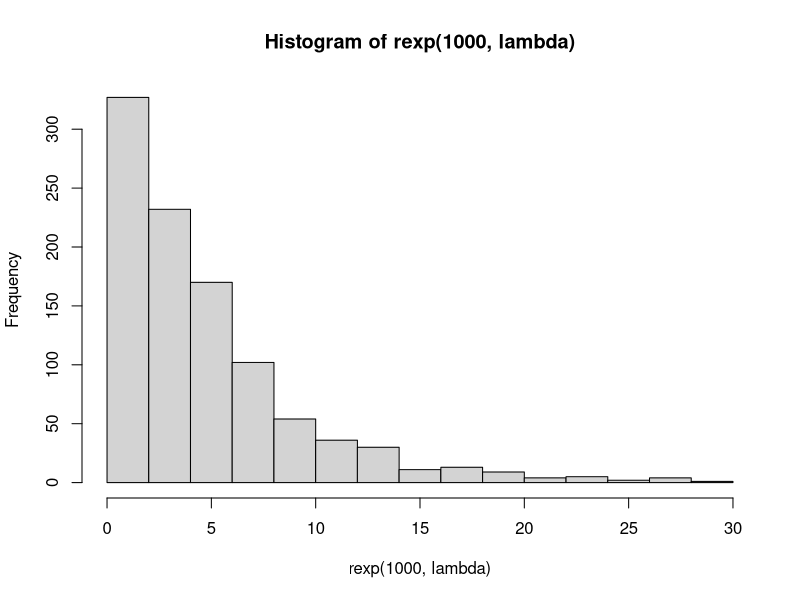
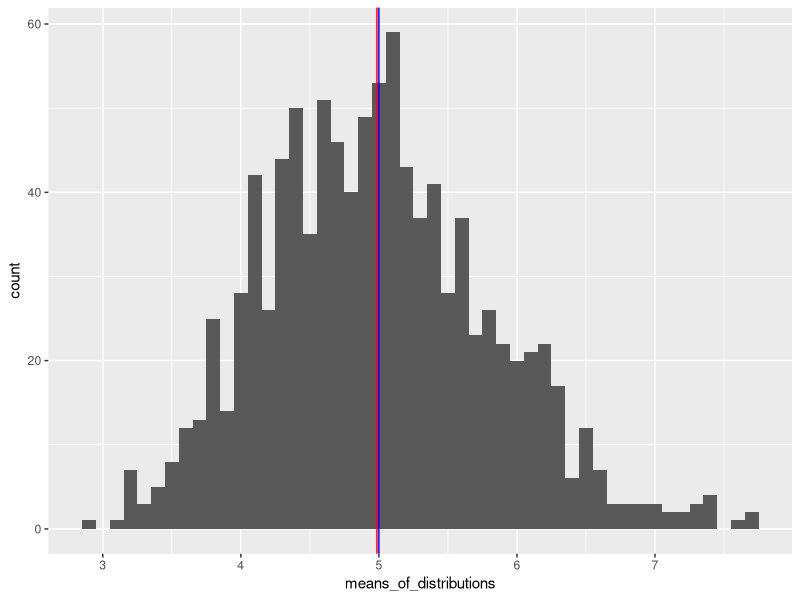

The R source for these figures, in order:
## ---- chunk 1
knitr::opts_chunk$set(echo = TRUE)
## ---- chunk 2
lambda <- 0.2
n <- 1000
hist(rexp(1000, lambda))
## ---- chunk 3
lambda <- 0.2
no_of_simulations <- 1000
no_of_exponentials <- 40
distribution_matrix <- matrix(rexp(no_of_simulations * no_of_exponentials, lambda), ncol = no_of_exponentials, nrow = no_of_simulations)
## ---- chunk 4
library(ggplot2)

means_of_distributions <- apply(distribution_matrix, 1, mean)

sample_mean <- mean(means_of_distributions)
theoretical_mean <- 1/lambda

sample_variance <- var(means_of_distributions)
theoretical_variance <- 1/(lambda^2 * no_of_exponentials)
## ---- chunk 5
means_plot <- ggplot(data.frame(means_of_distributions), aes(means_of_distributions)) + geom_histogram(binwidth = 0.1) + geom_vline(xintercept =  sample_mean , col='red') + geom_vline(xintercept = theoretical_mean, col='blue')
means_plot
